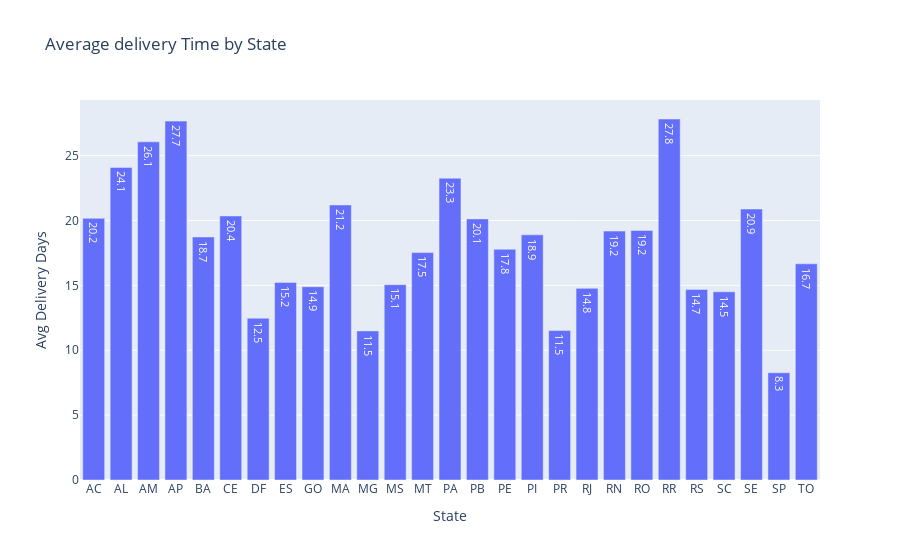

The notebook cell saved with this chart:
### Markdown cell above
##### 9. Delivery Performance

### Code cell
delivery_perf = df.groupby('customer_state')['delivery_days'].mean().reset_index()

fig = px.bar(delivery_perf,x='customer_state',y='delivery_days',
             title="Average delivery Time by State",
             text_auto='.1f')
fig.update_layout(xaxis_title = "State",yaxis_title ="Avg Delivery Days")
fig.show()

### Figure 1 — Plotly figure (JSON) as saved in the notebook; plotly's stock layout.template omitted (floating-point values rounded to 4 significant figures)
{"data": [{"hovertemplate": "customer_state=%{x}<br>delivery_days=%{y}<extra></extra>", "legendgroup": "", "marker": {"color": "#636efa", "pattern": {"shape": ""}}, "name": "", "orientation": "v", "showlegend": false, "textposition": "auto", "texttemplate": "%{y:.1f}", "type": "bar", "x": ["AC", "AL", "AM", "AP", "BA", "CE", "DF", "ES", "GO", "MA", "MG", "MS", "MT", "PA", "PB", "PE", "PI", "PR", "RJ", "RN", "RO", "RR", "RS", "SC", "SE", "SP", "TO"], "xaxis": "x", "y": [20.17, 24.1, 26.06, 27.66, 18.73, 20.35, 12.47, 15.23, 14.9, 21.2, 11.49, 15.06, 17.53, 23.27, 20.13, 17.79, 18.9, 11.52, 14.77, 19.19, 19.23, 27.83, 14.69, 14.51, 20.89, 8.269, 16.66], "yaxis": "y"}], "layout": {"barmode": "relative", "legend": {"tracegroupgap": 0}, "title": {"text": "Average delivery Time by State"}, "xaxis": {"anchor": "y", "domain": [0, 1], "title": {"text": "State"}}, "yaxis": {"anchor": "x", "domain": [0, 1], "title": {"text": "Avg Delivery Days"}}}}
